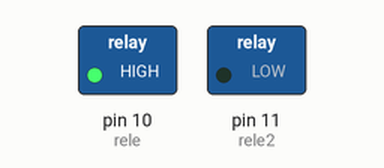
A sketch run on a simulated Arduino Uno, built with avr-gcc and run on an emulated ATmega328P. Shown: switched loads named in the sketch (green lamp = pin HIGH). Dashed ring = blinking.

Above: at 0.5 s.
Timing chart, 0 to 4.6 s (numbered marks = the images above):
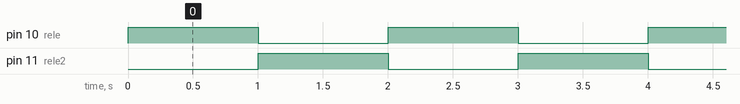

The sketch:

Relay_blinking.ino
```cpp
/*
Relé VCC a 5V y GND a 0V.
Entrada relé 1 a pin digital D10
Entrada relé 2 a pin digital D11
*/

int rele = 10;
int rele2 = 11;

void setup() {
  pinMode(rele, OUTPUT);
  pinMode(rele2, OUTPUT);
}

void loop() {
  digitalWrite(rele, HIGH);
  digitalWrite(rele2, LOW);
  delay(1000);
  digitalWrite(rele, LOW);
  digitalWrite(rele2, HIGH);
  delay(1000);
}
```

Measured:
- by itself, pin 10 (rele), pin 11 (rele2): alternates HIGH for 1.0 s and LOW for 1.0 s
